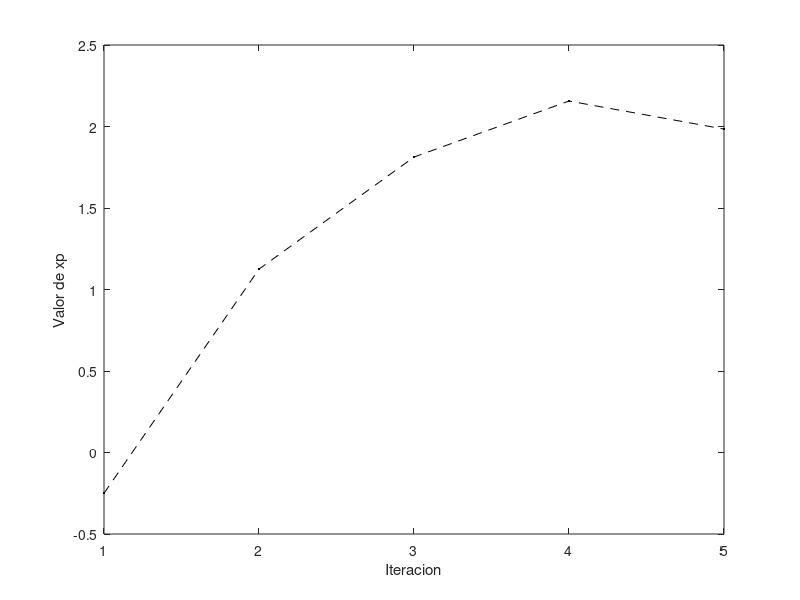

Write MATLAB code to recreate this figure.
function metodosnumericos()
    function [xp, m, i] = biseccion(f, x1, x2, n, tol)
        i = 1; f1 = f(x1);
        while i <= n
            xp = (x1 + x2) / 2;
            fp = f(xp);
            m(i,1) = x1;
            m(i,2) = x2;
            m(i,3) = xp;
            m(i,4) = (x2-x1)/2;
            if fp * f1 > 0
                m(i,5) = 1;
            else
                m(i,5) = 0;
            end
            if fp == 0 || (x2-x1)/2 <= tol
                i = i + 1;
                break
            end
            if fp * f1 > 0
                x1 = xp;
            else
                x2 = xp;
            end
            i = i + 1;
        end
        i = i - 1;
    end
    clear all
    clc
    f = @(x) (x+2)*(x+1)*(x)*(x-1)^3*(x-2);
    x1 = -3;
    x2 = 2.5;
    n = 5;
    tol = 1e-6;
    [r, rs, i] = biseccion(f,x1,x2,n,tol);
    fprintf('El valor de la raiz es %.5f\n',r)
    plot(1:i,rs(:,3)', 'k.','linewidth',3)
    xlabel('Iteracion')
    ylabel('Valor de xp')
    hold on
    plot(1:i,rs(:,3), 'k--')
    hold off
    disp('    x1        x2        xp        error     f1*fp')
    disp(rs)
end